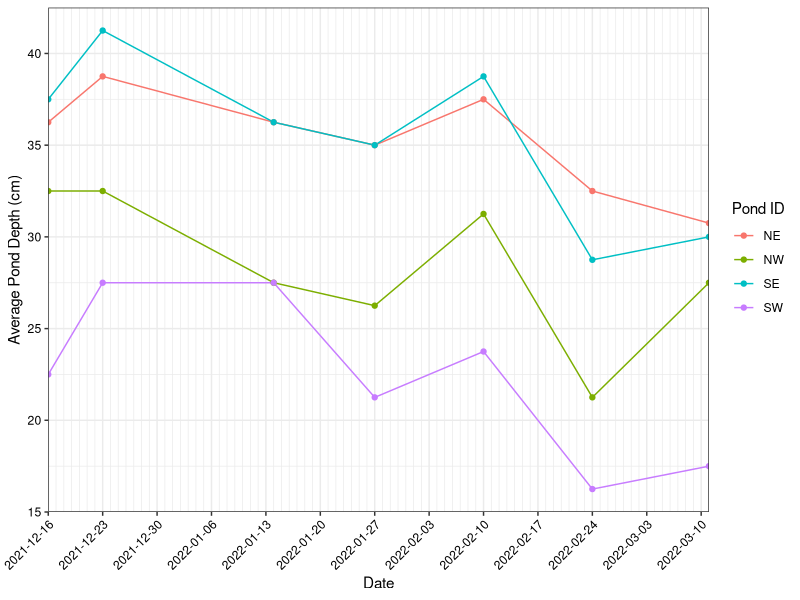
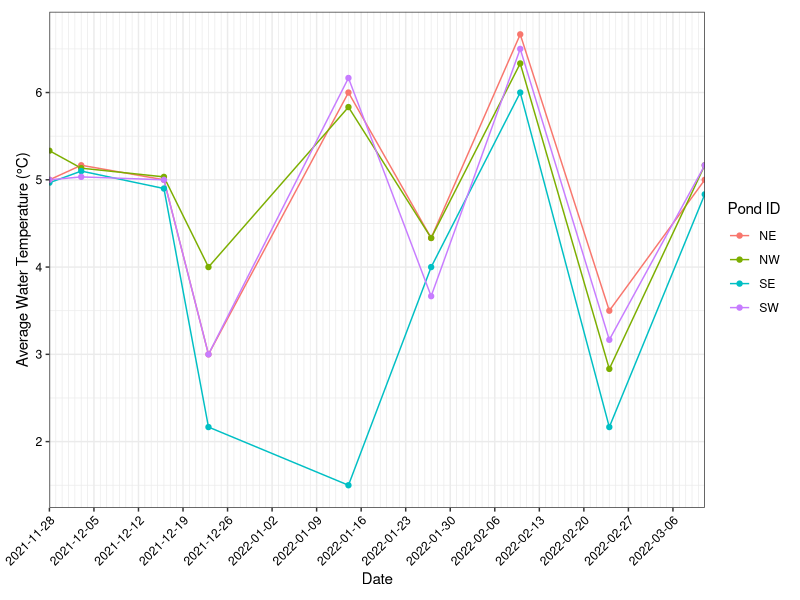
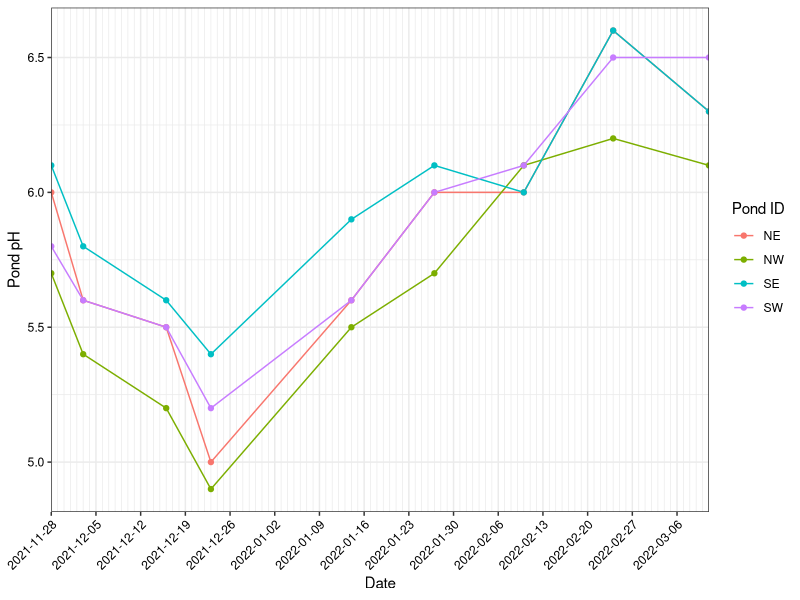
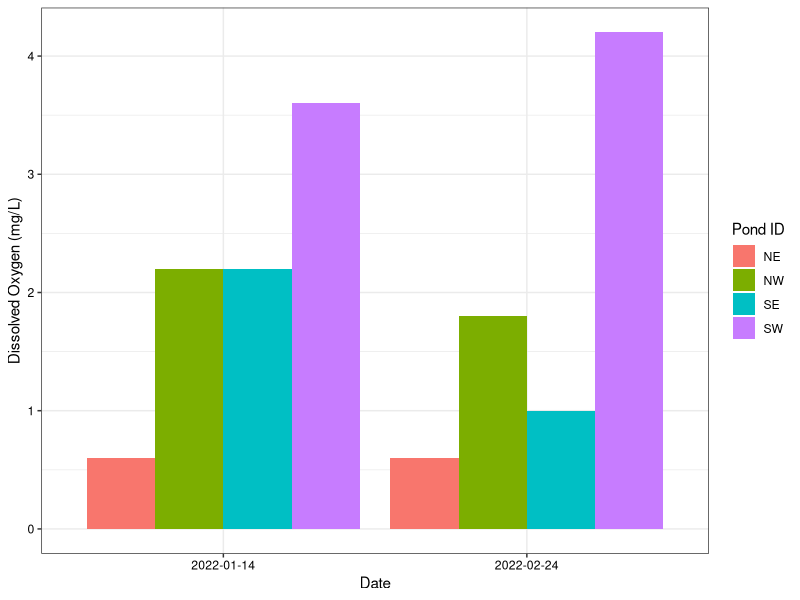

Here is the R script that generated these plots, in order:
## Change in pond pH, temperature, depth and DO over time at focal ponds
## By Alanna F. Xie (May 5 2022)

## Loading packages
library(dplyr)
library(ggplot2)
library(tidyr)

raw_data<-read.csv("biweekly_mar11.csv")                               # Reading raw data
str(raw_data)                                                          # Checking data structure
raw_data$Collection.Date2 <- as.Date(raw_data$Collection.Date,         # Converting "Collection.Date" into Date format 
                                     format = "%Y-%m-%d" )    
raw_data$pondid<- as.factor(raw_data$Pond.ID)                          # Converting "Pond.ID" into factor
str(raw_data)                                                          # Checking new data structure

###################################################################################################
## Analyzing change in depth over time
###################################################################################################

depth_noNA<-filter(raw_data, Depth.4!="n/a")         # Filter out dates with no data collected
                                                     # Note: Due to change in methodology, only three depth measurements 
                                                     # were made for each pond prior to December 16th. 
                                                     # Dates lacking a fourth depth measurement were excluded for this analysis.
depth_noNA$mean_depth<-rowMeans(depth_noNA[,6:9])    # Calculate mean depth for each pond 

## Figure 12
ggplot(data=depth_noNA, aes(x=Collection.Date2, y=mean_depth, group=pondid,colour=pondid))  + 
  geom_line() + 
  geom_point()+labs(x="Date", y="Average Pond Depth (cm)", colour="Pond ID") +
  theme_bw() +
  scale_x_date(breaks = function(x) seq.Date(from = min(x), to = max(x), by = "7 days"),
               minor_breaks = function(x) seq.Date(from = min(x), to = max(x),  by = "1 days"),
               expand = c(0,0)) +
  theme(axis.text.x = element_text(color="black",angle = 45, hjust = 1),
        axis.text.y = element_text(color="black"))


###################################################################################################
## Analyzing change in temperature over time
###################################################################################################

raw_data$mean_temp<- rowMeans(raw_data[,3:5])    # Calculate mean temperature for each pond 

## Figure 13
ggplot(data=raw_data, aes(x=Collection.Date2, y=mean_temp, group=pondid, colour=pondid)) + 
  geom_line() + 
  geom_point() + 
  labs(x="Date", y="Average Water Temperature (°C)", colour="Pond ID") +
  theme_bw() +
  scale_x_date(breaks = function(x) seq.Date(from = min(x), to = max(x), by = "7 days"),
               minor_breaks = function(x) seq.Date(from = min(x), to = max(x),  by = "1 days"),
               expand = c(0,0)) +
  theme(axis.text.x = element_text(color="black",angle = 45, hjust = 1),
        axis.text.y = element_text(color="black"),
        plot.margin = margin(0.3,0.3,0.3,0.4, "cm"))


###################################################################################################
## Analyzing change in pond pH over time
###################################################################################################

## Figure 14
ggplot(data=raw_data, aes(x=Collection.Date2, y=pH, group=pondid, colour=pondid)) + 
  geom_line() + 
  geom_point() + 
  labs(x="Date", y="Pond pH", colour="Pond ID") +
  theme_bw()+scale_x_date(breaks = function(x) seq.Date(from = min(x), to = max(x), by = "7 days"),
                          minor_breaks = function(x) seq.Date(from = min(x), to = max(x),  by = "1 days"),
                          expand = c(0,0)) +
  theme(axis.text.x = element_text(color="black",angle = 45, hjust = 1),
        axis.text.y = element_text(color="black"))


###################################################################################################
## Analyzing change in dissolved oxygen over time
###################################################################################################
DO_noNA<-filter(raw_data, DO!="NA")             # Filter out dates with no data collected

## Figure 15
ggplot(data=DO_noNA, aes(x=Collection.Date, y=DO, group=pondid, fill=pondid)) +
  geom_bar(position="dodge", stat="identity") +
  theme_bw() + 
  labs(x="Date", y="Dissolved Oxygen (mg/L)", fill="Pond ID") +
  theme(axis.text.x = element_text(color="black"),
        axis.text.y = element_text(color="black"))

